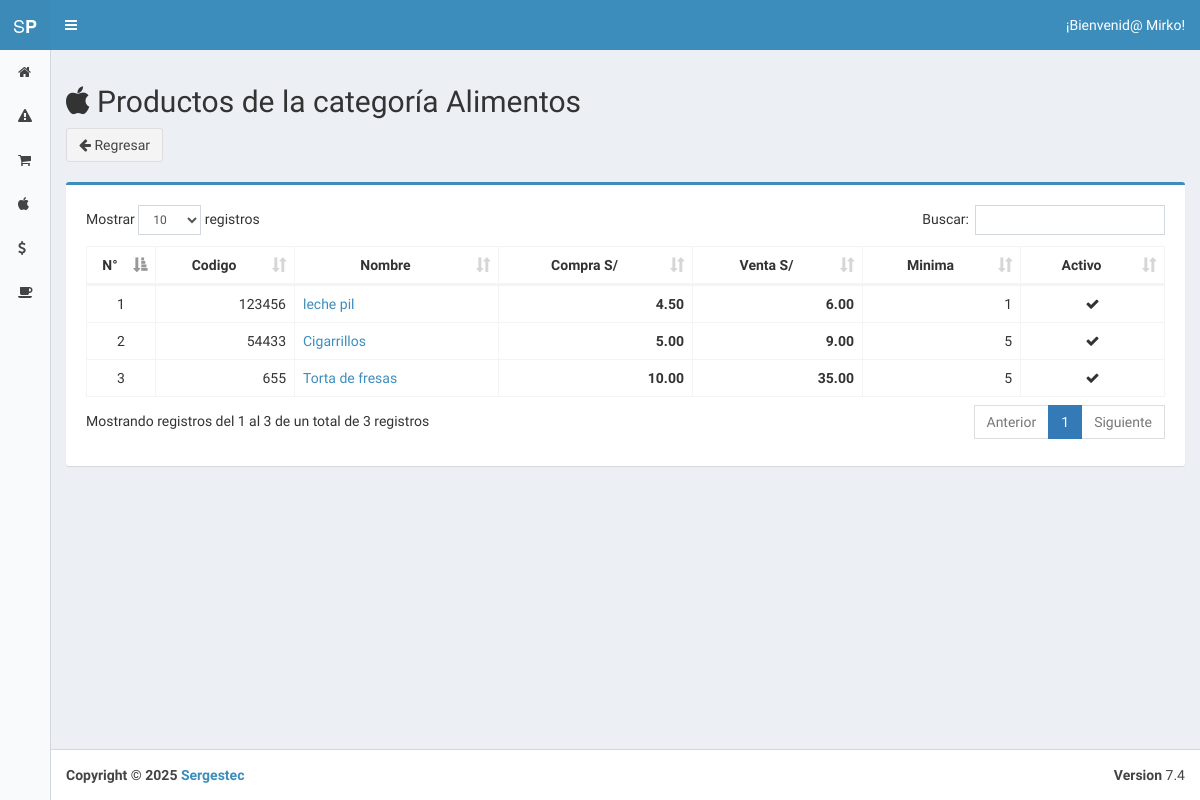
/index.php?view=category_products&id=5 (signed in), run on an earlier commit of the app's database.
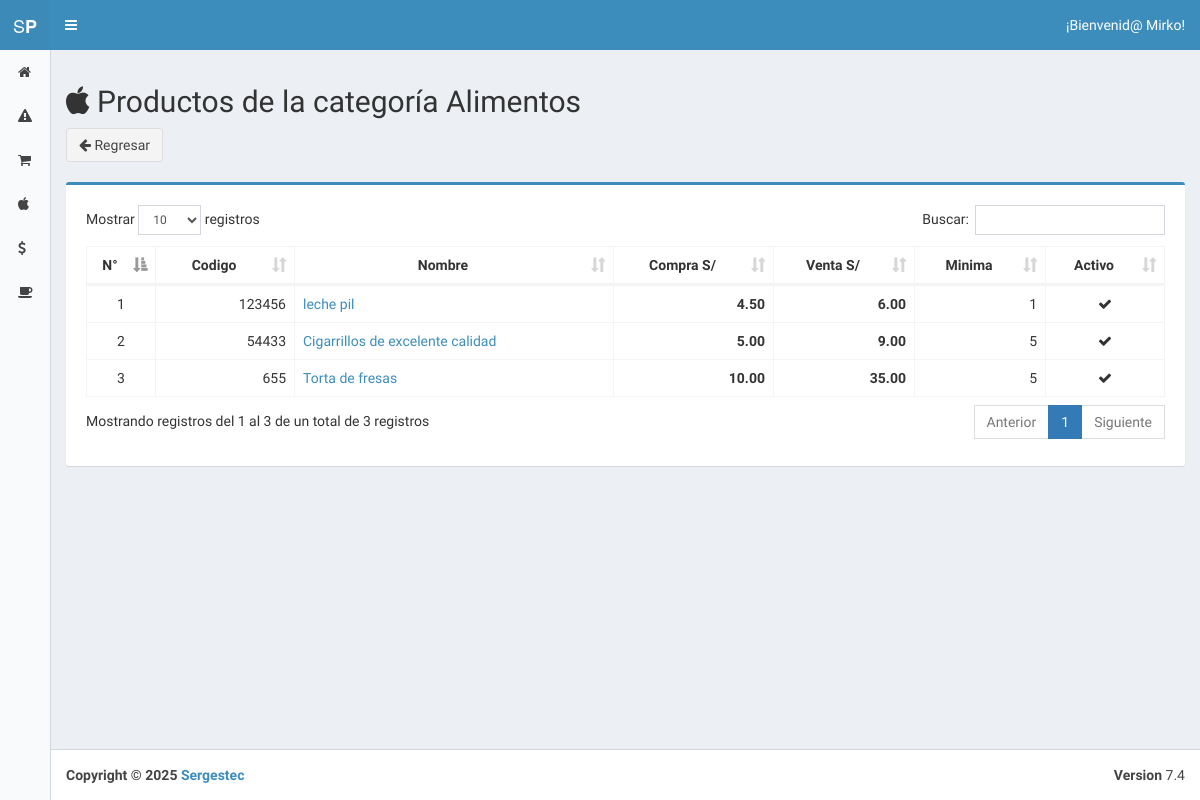
And on a later commit of the database.
### tables this page shows
CREATE TABLE `product` (
  `id` int(11) NOT NULL,
  `image` varchar(255) DEFAULT NULL,
  `barcode` varchar(50) DEFAULT NULL,
  `name` varchar(50) DEFAULT NULL,
  `description` text,
  `inventary_min` int(11) DEFAULT '10',
  `price_in` float DEFAULT NULL,
  `price_out` float DEFAULT NULL,
  `unit` tinyint(2) DEFAULT NULL,
  `presentation` varchar(255) DEFAULT NULL,
  `user_id` int(11) DEFAULT NULL,
  `category_id` int(11) DEFAULT NULL,
  `created_at` datetime DEFAULT NULL,
  `is_active` tinyint(1) DEFAULT '1'
);

### core/controller/Lb.php (called while the page is built, shortened)
<?php
class Lb {
	public function start(){
		include "core/app/init.php";
	}
}
?>

### index.php (called while the page is built, shortened)
<?php
	$lb = new Lb();
	$lb->start();
?>

### core/controller/Model.php (called while the page is built, shortened)
<?php
class Model {
	public static function exists($modelname){
		$fullpath = self::getFullpath($modelname);
		$found=false;
		if(file_exists($fullpath)){
			$found = true;
		}
		return $found;
	}
	public static function getFullpath($modelname){
		return Core::$root."core/app/model/".$modelname.".php";
	}
	public static function many($query,$aclass){
		$cnt = 0;
		$array = array();
		while($r = $query->fetch_array()){
			$array[$cnt] = new $aclass;
			$cnt2=1;
			foreach ($r as $key => $v) {
				if($cnt2>0 && $cnt2%2==0){
					$array[$cnt]->$key = $v;
				}
				$cnt2++;
			}
			$cnt++;
		}
		return $array;
	}
	public static function one($query,$aclass){
		$found = null;
		$data = new $aclass;
		while($r = $query->fetch_array()){
			$cnt=1;
			foreach ($r as $key => $v) {
				if($cnt>0 && $cnt%2==0){
					$data->$key = $v;
				}
				$cnt++;
			}
			$found = $data;
			break;
		}
		return $found;
	}
}
?>

### core/controller/Executor.php (called while the page is built, shortened)
<?php
class Executor {
	public static function doit($sql){
		$con = Database::getCon();
		return array($con->query($sql),$con->insert_id);
	}
}
?>

### core/app/model/CategoryData.php (called while the page is built, shortened)
<?php
class CategoryData {
	public static $tablename = "category";
	public static function getById($id){
		$sql = "select * from ".self::$tablename." where id=$id";
		$query = Executor::doit($sql);
		$found = null;
		$data = new CategoryData();
		while($r = $query[0]->fetch_array()){
			$data->id = $r['id'];
			$data->name = $r['name'];
			$data->description = $r['description'];
			$found = $data;
			break;
		}
		return $found;
	}
}
?>

### core/app/model/UserData.php (called while the page is built, shortened)
<?php
	class UserData {
		public static $tablename = "user";
		public static function getById($id){
			$sql = "select * from ".self::$tablename." where id=$id";
			$query = Executor::doit($sql);
			return Model::one($query[0],new UserData());
		}
	}
?>

### core/app/model/ProductData.php (called while the page is built, shortened)
<?php
	class ProductData {
		public static $tablename = "product";
		public static function getAllByCategoryId($category_id){
			$sql = "select * from ".self::$tablename." where category_id=$category_id order by created_at desc";
			$query = Executor::doit($sql);
			return Model::many($query[0],new ProductData());
		}
	}
?>

### core/app/model/ConfigurationData.php (called while the page is built, shortened)
<?php
	class ConfigurationData {
		public static $tablename = "configuration";
		public static function getByPreffix($id){
			$sql = "select * from ".self::$tablename." where short=\"$id\"";
			$query = Executor::doit($sql);
			return Model::one($query[0],new ConfigurationData());
		}
	}
?>

### core/app/view/category_products-view.php (the view, shortened to what this page needs)
<section class="content">
	<?php $u=null;
    if(isset($_SESSION["user_id"]) &&$_SESSION["user_id"]!=""):
    $u = UserData::getById($_SESSION["user_id"]);
    $products = ProductData::getAllByCategoryId($_GET["id"]);
	$currency = ConfigurationData::getByPreffix("currency")->val;
	if($u->is_admin==1){
		$return = 'categories';
	}else{
		$return = 'products';
	} ?>
	<div class="row">
		<div class="col-md-12">
			<h2><i class="fa fa-apple"></i> Productos de la categoría <?php echo $cat = CategoryData::getById($_GET["id"])->name; ?></h2>
			<a href="index.php?view=<?php echo $return; ?>" class="btn btn-default"><i class="fa fa-arrow-left"></i> Regresar</a>
			<br><br>
			<?php if(count($products)>0){ ?>
			<div class="box box-primary">
				<div class="box-body no-padding">
			  		<div class="box-body">
			  			<div class="box-body table-responsive">
							<table class="table table-bordered datatable table-hover">
								<thead>
									<th style="text-align: center; width: 30px;">N°</th>
									<th style="text-align: center; width: 100px;">Codigo</th>
									<th style="text-align: center;">Nombre</th>
									<th style="text-align: center;">Compra&nbsp;<?php echo $currency; ?></th>
									<th style="text-align: center;">Venta&nbsp;<?php echo $currency; ?></th>
									<th style="text-align: center;">Minima</th>
									<th style="text-align: center;">Activo</th>
								</thead>
								<?php for ($number=0; $number<1; $number++);
								foreach($products as $product):?>
								<tr>
									<td style="text-align: center;"><?php echo $number; ?></td><?php $number++;?>
									<td style="text-align: right;"><?php echo $product->barcode; ?></td>
									<td><a title="<?php echo $product->description; ?>"><?php echo substr($product->name, 0, 50); ?></a></td>
									<td style="text-align: right;"><b><?php echo number_format($product->price_in,2,'.',','); ?></b></td>
									<td style="text-align: right;"><b><?php echo number_format($product->price_out,2,'.',','); ?></b></td>
									<td style="text-align: right;"><?php echo $product->inventary_min; ?></td>
									<td style="text-align: center;"><?php if($product->is_active): ?><i class="fa fa-check"></i><?php endif;?></td>
								</tr>
								<?php endforeach;?>
							</table>
						</div>
					</div>
			  	</div>
			</div>
			<?php } ?>
			<br>
		</div>
	</div>
	<?php endif; ?>
</section>

What changed in the data, as far as the page shows it:
changed product: name "Cigarrillos" → "Cigarrillos de excelente calidad"
